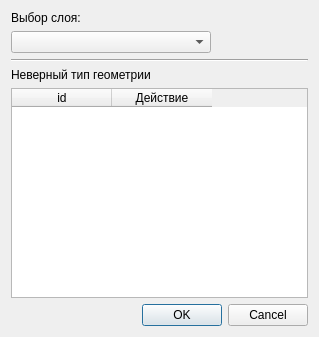
<?xml version="1.0" encoding="UTF-8"?>
<ui version="4.0">
 <class>SuperDuperPointMoverDialogBase</class>
 <widget class="QDialog" name="SuperDuperPointMoverDialogBase">
  <property name="geometry">
   <rect>
    <x>0</x>
    <y>0</y>
    <width>319</width>
    <height>337</height>
   </rect>
  </property>
  <property name="windowTitle">
   <string>Super Duper Point Mover</string>
  </property>
  <layout class="QVBoxLayout" name="verticalLayout_2">
   <item>
    <layout class="QVBoxLayout" name="verticalLayout">
     <item>
      <widget class="QLabel" name="label">
       <property name="text">
        <string>Выбор слоя:</string>
       </property>
      </widget>
     </item>
     <item>
      <widget class="QComboBox" name="layerComboBox">
       <property name="maximumSize">
        <size>
         <width>200</width>
         <height>16777215</height>
        </size>
       </property>
      </widget>
     </item>
     <item>
      <widget class="Line" name="line">
       <property name="orientation">
        <enum>Qt::Horizontal</enum>
       </property>
      </widget>
     </item>
     <item>
      <widget class="QLabel" name="geometryLabel">
       <property name="text">
        <string>Неверный тип геометрии</string>
       </property>
      </widget>
     </item>
     <item>
      <widget class="QTableWidget" name="tableWidget">
       <column>
        <property name="text">
         <string>id</string>
        </property>
       </column>
       <column>
        <property name="text">
         <string>Действие</string>
        </property>
       </column>
      </widget>
     </item>
    </layout>
   </item>
   <item>
    <widget class="QDialogButtonBox" name="button_box">
     <property name="orientation">
      <enum>Qt::Horizontal</enum>
     </property>
     <property name="standardButtons">
      <set>QDialogButtonBox::Cancel|QDialogButtonBox::Ok</set>
     </property>
    </widget>
   </item>
  </layout>
 </widget>
 <resources/>
 <connections>
  <connection>
   <sender>button_box</sender>
   <signal>accepted()</signal>
   <receiver>SuperDuperPointMoverDialogBase</receiver>
   <slot>accept()</slot>
   <hints>
    <hint type="sourcelabel">
     <x>20</x>
     <y>20</y>
    </hint>
    <hint type="destinationlabel">
     <x>20</x>
     <y>20</y>
    </hint>
   </hints>
  </connection>
  <connection>
   <sender>button_box</sender>
   <signal>rejected()</signal>
   <receiver>SuperDuperPointMoverDialogBase</receiver>
   <slot>reject()</slot>
   <hints>
    <hint type="sourcelabel">
     <x>20</x>
     <y>20</y>
    </hint>
    <hint type="destinationlabel">
     <x>20</x>
     <y>20</y>
    </hint>
   </hints>
  </connection>
 </connections>
</ui>
